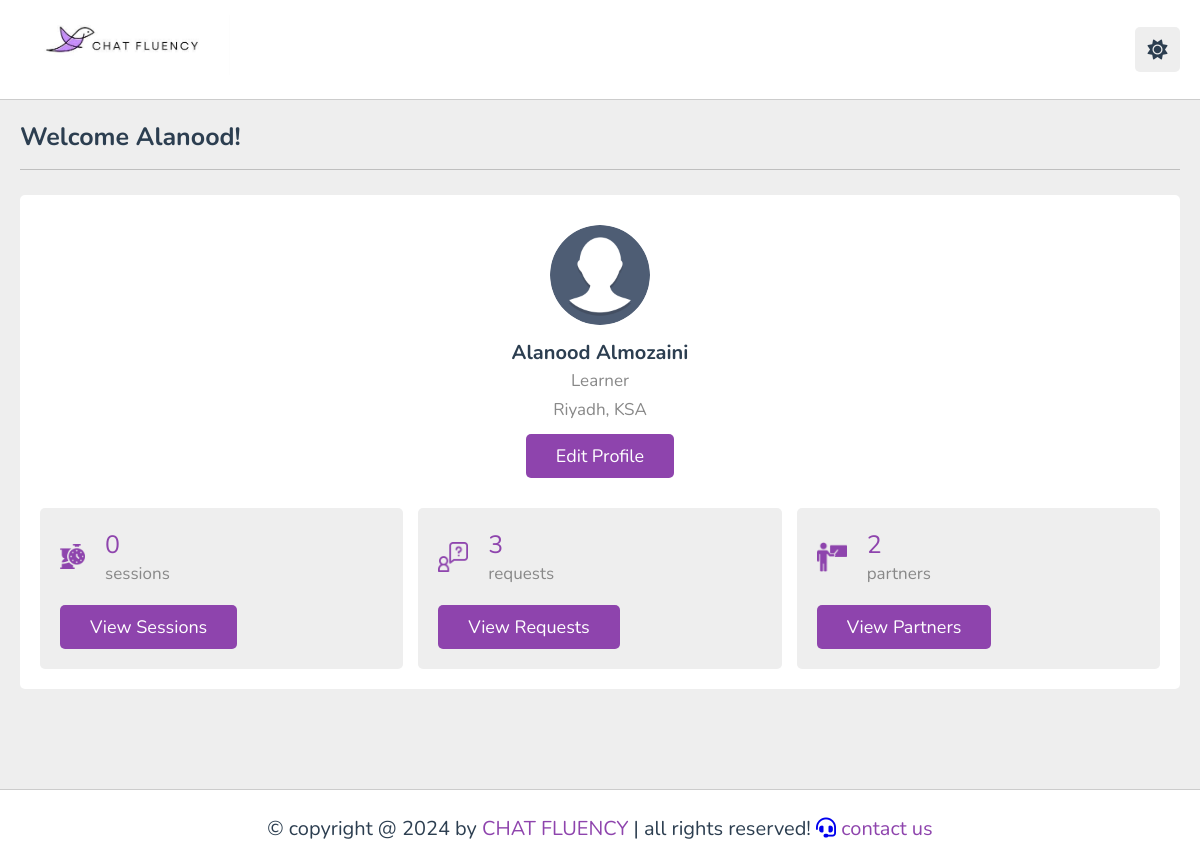
Page /profileLearner.php (signed in) on the committed database.
### tables this page shows
CREATE TABLE `languagelearners` (
  `LearnerID` int(11) NOT NULL,
  `FirstName` varchar(15) NOT NULL,
  `LastName` varchar(15) NOT NULL,
  `Email` varchar(30) NOT NULL,
  `Password` varchar(50) NOT NULL,
  `Photo` varchar(255) DEFAULT NULL,
  `City` varchar(20) DEFAULT NULL,
  `Location` varchar(100) DEFAULT NULL,
  `User_Role` enum('learner','partner') NOT NULL DEFAULT 'learner'
);

### connect.php (called while the page is built, shortened)
<?php
class Connect {
    private $servername = "localhost";
    private $username = "root";
    private $password = "";
    private $dbname = "chatfluency";
    public function __construct() {
        $this->conn = mysqli_connect($this->servername, $this->username, $this->password, $this->dbname);
    }
}
?>

### profileLearner.php (the view, shortened to what this page needs)
<?php
include 'connect.php';
$connection = new connect();
if(isset($_COOKIE['user_id'])){
   $user_id = $_COOKIE['user_id'];
}else{
   $user_id = '';
   header('location:login.php');
}
$select_user = $connection->conn->prepare("SELECT * FROM languagelearners WHERE LearnerID = ? LIMIT 1");
$select_user->bind_param("i", $user_id);
$select_user->execute();
$fetch_user = $select_user->get_result()->fetch_assoc();
$select_sessions = $connection->conn->prepare("SELECT * FROM learningsessions WHERE LearnerID = ?");
$select_sessions->bind_param("i", $user_id);
$select_sessions->execute();
$total_sessions = $select_sessions->get_result()->num_rows;
$select_requests = $connection->conn->prepare("SELECT * FROM learningrequests WHERE LearnerID = ?");
$select_requests->bind_param("i", $user_id);
$select_requests->execute();
$total_requests = $select_requests->get_result()->num_rows;
$select_partners = $connection->conn->prepare("SELECT * FROM languagepartners");
$select_partners->execute();
$total_partners = $select_partners->get_result()->num_rows;
?>
<!DOCTYPE html>
<html lang="en">
<head>
   <link rel="stylesheet" href="https://cdnjs.cloudflare.com/ajax/libs/font-awesome/6.1.2/css/all.min.css">
   <link rel="stylesheet" href="style.css">
</head>
<body>
   <header class="header">
      <div class="flex">
         <a href="profileLearner.php" class="logo"> <img src = "images/logo.jpg" width="210" height="60" alt="logo"></a>
         <div class="icons">
            <div id="toggle-btn" class="fas fa-sun"></div>
         </div>
      </div>
   </header>
<section class="user-profile">
   <h1 class="heading"> Welcome <?= $fetch_user['FirstName']; ?>!</h1>
   <div class="info">
      <div class="user">
      <img src="images/<?= $fetch_user['Photo']; ?>" alt="">
         <h3><?= $fetch_user['FirstName']. ' ' . $fetch_user['LastName'];  ?></h3>
         <p>Learner</p>
         <p><?= $fetch_user['City'] . ', ' . $fetch_user['Location']; ?></p>
         <a href="updateLearner.php" class="inline-btn">edit profile</a>
      </div>
      <div class="box-container">
        <div class="box">
          <div class="flex">
            <img src="images/session.png"  style="width: 25px; height: 25px;" alt="sessions">
             <div>
                <span><?= $total_sessions; ?></span>
                <p>sessions</p>
             </div>
          </div>
          <a href="sessionsLearner.php" class="inline-btn">view sessions</a>
       </div>
       <div class="box">
          <div class="flex">
            <img src="images/request.png"  style="width: 30px; height: 30px;" alt="request">
             <div>
                <span><?= $total_requests; ?></span>
                <p>requests</p>
             </div>
          </div>
          <a href="list_of_requests_learner.php" class="inline-btn">view requests</a>
       </div>
       <div class="box">
        <div class="flex">
         <img src="images/teacher-at-the-blackboard.png"  style="width: 30px; height: 30px;" alt="teacher-at-the-blackboard">
           <div>
              <span><?= $total_partners; ?></span>
              <p>partners</p>
               </div>
            </div>
            <a href="partners.php" class="inline-btn">view partners</a>
         </div>
      </div>
   </div>
</section>
<footer style="margin-top : 80px;" class="footer">
   &copy; copyright @ 2024 by <span>CHAT FLUENCY</span> | all rights reserved!
   <a href="contact_learner.php"><i class="fas fa-headset"></i><span> contact us</span></a>
</footer>
</body>
</html>

### style.css (style rules this page uses)
:root { --main-color:#8e44ad; --red:#e74c3c; --orange:#f39c12; --light-color:#888; --light-bg:#eee; --black:#2c3e50; --white:#fff; --border:.1rem solid rgba(0,0,0,.2); }
* { font-family: 'Nunito', sans-serif; margin:0; padding:0; box-sizing: border-box; outline: none; border:none; text-decoration: none; }
html { font-size: 62.5%; overflow-x: hidden; }
body { background-color: var(--light-bg); padding-left: 30rem; }
section { padding:2rem; margin: 0 auto; max-width: 1200px; }
.heading { font-size: 2.5rem; color:var(--black); margin-bottom: 2.5rem; border-bottom: var(--border); padding-bottom: 1.5rem; text-transform: capitalize; }
.inline-btn, .inline-option-btn, .inline-delete-btn, .btn, .delete-btn, .option-btn { border-radius: .5rem; color:#fff; font-size: 1.8rem; cursor: pointer; text-transform: capitalize; padding:1rem 3rem; text-align: center; margin-top: 1rem; }
.inline-btn, .inline-option-btn, .inline-delete-btn { display: inline-block; }
.btn, .inline-btn { background-color: var(--main-color); }
.header { position: sticky; top:0; left:0; right: 0; background-color: var(--white); z-index: 1000; border-bottom: var(--border); }
.header .flex { display: flex; align-items: center; justify-content: space-between; position: relative; padding: 1.5rem 2rem; }
.header .flex .logo { font-size: 2.5rem; color: var(--black); }
.header .flex .icons div { font-size: 2rem; color:var(--black); background-color: var(--light-bg); border-radius: .5rem; height: 4.5rem; width: 4.5rem; line-height: 4.5rem; cursor: pointer; text-align: center; margin-left: .7rem; }
.user-profile .info { background-color: var(--white); border-radius: .5rem; padding: 2rem; }
.user-profile .info .user { text-align: center; margin-bottom: 2rem; padding: 1rem; }
.user-profile .info .user img { height: 10rem; width: 10rem; border-radius: 50%; object-fit: cover; margin-bottom: 1rem; }
.user-profile .info .user h3 { font-size: 2rem; color: var(--black); }
.user-profile .info .user p { font-size: 1.7rem; color: var(--light-color); padding: .3rem 0; }
.user-profile .info .box-container { display: flex; flex-wrap: wrap; gap: 1.5rem; }
.user-profile .info .box-container .box { background-color: var(--light-bg); border-radius: .5rem; padding: 2rem; flex: 1 1 25rem; }
.user-profile .info .box-container .box .flex { display: flex; align-items: center; gap: 2rem; margin-bottom: 1rem; }
.user-profile .info .box-container .box .flex span { font-size: 2.5rem; color: var(--main-color); }
.user-profile .info .box-container .box .flex p { color: var(--light-color); font-size: 1.7rem; }
.footer { background-color: var(--white); border-top: var(--border); position: sticky; bottom: 0; left: 0; right: 0; text-align: center; font-size: 2rem; padding:2.5rem 2rem; color:var(--black); margin-top: 1rem; z-index: 1000; }
.footer span { color:var(--main-color); }
@media (max-width:1200px) { body { padding-left: 0; } }

### rows in the picture
languagelearners: FirstName "Alanood", Photo (placeholder picture), LastName "Almozaini", City "Riyadh", Location "KSA"

### other values in the picture
$total_sessions "0"
$total_requests "3"
$total_partners "2"
